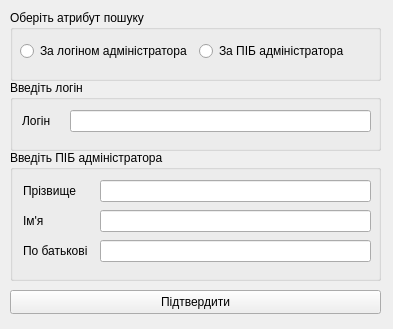
<?xml version="1.0" encoding="UTF-8"?>
<ui version="4.0">
 <class>SearchAdminWindow</class>
 <widget class="QWidget" name="SearchAdminWindow">
  <property name="geometry">
   <rect>
    <x>0</x>
    <y>0</y>
    <width>393</width>
    <height>329</height>
   </rect>
  </property>
  <property name="windowTitle">
   <string>Form</string>
  </property>
  <property name="windowIcon">
   <iconset resource="icons.qrc">
    <normaloff>:/icons/search_icon.png</normaloff>:/icons/search_icon.png</iconset>
  </property>
  <widget class="QGroupBox" name="searchTypeGroupBox">
   <property name="geometry">
    <rect>
     <x>10</x>
     <y>10</y>
     <width>371</width>
     <height>71</height>
    </rect>
   </property>
   <property name="title">
    <string>Оберіть атрибут пошуку</string>
   </property>
   <widget class="QWidget" name="layoutWidget">
    <property name="geometry">
     <rect>
      <x>10</x>
      <y>30</y>
      <width>351</width>
      <height>22</height>
     </rect>
    </property>
    <layout class="QHBoxLayout" name="horizontalLayout">
     <item>
      <widget class="QRadioButton" name="loginRadioButton">
       <property name="text">
        <string>За логіном адміністратора</string>
       </property>
      </widget>
     </item>
     <item>
      <widget class="QRadioButton" name="initialsRadioButton">
       <property name="text">
        <string>За ПІБ адміністратора</string>
       </property>
      </widget>
     </item>
    </layout>
   </widget>
  </widget>
  <widget class="QGroupBox" name="initialsGroupBox">
   <property name="geometry">
    <rect>
     <x>10</x>
     <y>150</y>
     <width>371</width>
     <height>131</height>
    </rect>
   </property>
   <property name="title">
    <string>Введіть ПІБ адміністратора</string>
   </property>
   <widget class="QLineEdit" name="lastnameLineEdit">
    <property name="geometry">
     <rect>
      <x>90</x>
      <y>30</y>
      <width>271</width>
      <height>22</height>
     </rect>
    </property>
   </widget>
   <widget class="QLabel" name="lastnameLabel">
    <property name="geometry">
     <rect>
      <x>13</x>
      <y>30</y>
      <width>71</width>
      <height>22</height>
     </rect>
    </property>
    <property name="text">
     <string>Прізвище</string>
    </property>
   </widget>
   <widget class="QLabel" name="firstnameLabel">
    <property name="geometry">
     <rect>
      <x>13</x>
      <y>60</y>
      <width>71</width>
      <height>22</height>
     </rect>
    </property>
    <property name="text">
     <string>Ім'я</string>
    </property>
   </widget>
   <widget class="QLineEdit" name="firstnameLineEdit">
    <property name="geometry">
     <rect>
      <x>90</x>
      <y>60</y>
      <width>271</width>
      <height>22</height>
     </rect>
    </property>
   </widget>
   <widget class="QLineEdit" name="middlenameLineEdit">
    <property name="geometry">
     <rect>
      <x>90</x>
      <y>90</y>
      <width>271</width>
      <height>22</height>
     </rect>
    </property>
   </widget>
   <widget class="QLabel" name="middlenameLabel">
    <property name="geometry">
     <rect>
      <x>13</x>
      <y>90</y>
      <width>71</width>
      <height>22</height>
     </rect>
    </property>
    <property name="text">
     <string>По батькові</string>
    </property>
   </widget>
  </widget>
  <widget class="QGroupBox" name="loginGroupBox">
   <property name="geometry">
    <rect>
     <x>10</x>
     <y>80</y>
     <width>371</width>
     <height>71</height>
    </rect>
   </property>
   <property name="title">
    <string>Введіть логін</string>
   </property>
   <widget class="QLabel" name="loginLabel">
    <property name="geometry">
     <rect>
      <x>12</x>
      <y>30</y>
      <width>42</width>
      <height>22</height>
     </rect>
    </property>
    <property name="text">
     <string>Логін</string>
    </property>
   </widget>
   <widget class="QLineEdit" name="loginLineEdit">
    <property name="geometry">
     <rect>
      <x>60</x>
      <y>30</y>
      <width>301</width>
      <height>22</height>
     </rect>
    </property>
   </widget>
  </widget>
  <widget class="QPushButton" name="applyPushButton">
   <property name="geometry">
    <rect>
     <x>10</x>
     <y>290</y>
     <width>371</width>
     <height>24</height>
    </rect>
   </property>
   <property name="text">
    <string>Підтвердити</string>
   </property>
  </widget>
 </widget>
 <resources>
  <include location="icons.qrc"/>
 </resources>
 <connections/>
</ui>
